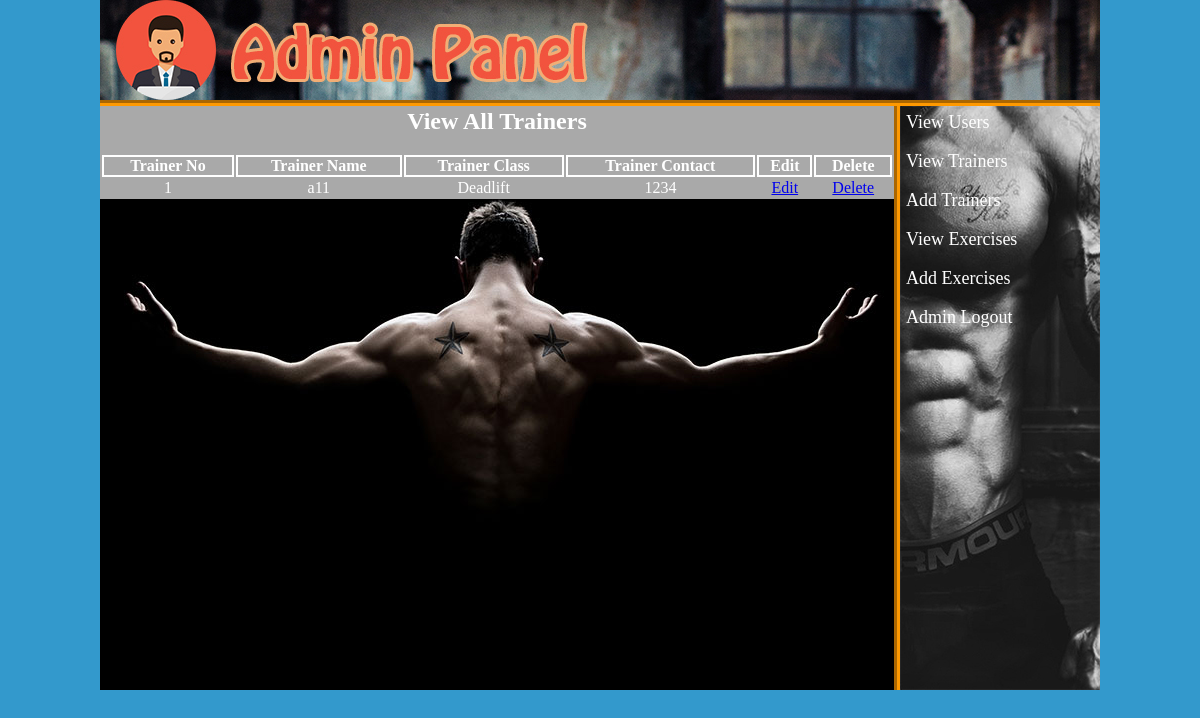
Screenshot of /admin/index.php?view_trainers (signed in) with the database file from the repository.
### tables this page shows
CREATE TABLE `trainer` (
  `tran_id` int(10) NOT NULL,
  `tran_name` varchar(20) NOT NULL,
  `tran_class` varchar(30) NOT NULL,
  `tran_contact` varchar(20) NOT NULL
);

### admin/view_trainers.php (the view, shortened to what this page needs)
<html>
<head>
</head>
<body>
	<?php
		if(isset($_GET['view_trainers'])) {
	?>
	<table align="center" width="794" style="color:white;">
		<tr align="center">
			<td colspan="6"><h2>View All Trainers</h2><br></td>
		</tr>
		<tr>
			<th>Trainer No</th>
			<th>Trainer Name</th>
			<th>Trainer Class</th>
			<th>Trainer Contact</th>
			<th>Edit</th>
			<th>Delete</th>
		</tr>
		<?php
		$i=0;
			$sel_trainer="SELECT * FROM trainer";
			$run_trainer=mysqli_query($con, $sel_trainer);
			while ($row_trainer=mysqli_fetch_array($run_trainer)) {
				$tran_id=$row_trainer['tran_id'];
				$tran_name=$row_trainer['tran_name'];
				$tran_class=$row_trainer['tran_class'];
				$tran_contact=$row_trainer['tran_contact'];
				$i++;
		?>
		<tr align="center">
			<td><?php echo $i; ?></td>
			<td><?php echo $tran_name; ?></td>
			<td><?php echo $tran_class; ?></td>
			<td><?php echo $tran_contact; ?></td>
			<td><a href="index.php?edit_tran=<?php echo $tran_id; ?>">Edit</a></td>
			<td><a href="index.php?delete_tran=<?php echo $tran_id; ?>">Delete</a></td>
		</tr>
		<?php } ?>
	</table>
	<?php }
	?>
</body>
</html>

### admin/styles/style.css (style rules this page uses)
html, body, div, span, applet, object, iframe, h1, h2, h3, h4, h5, h6, p, blockquote, pre, a, abbr, acronym, address, big, cite, code, del, dfn, em, img, ins, kbd, q, s, samp, small, strike, strong, sub, sup, tt, var, b, u, i, center, dl, dt, dd, ol, ul, li, fieldset, form, label, legend, table, caption, tbody, tfoot, thead, tr, th, td, article, aside, canvas, details, embed, figure, figcaption, footer, header, hgroup, menu, nav, output, ruby, section, summary, time, mark, audio, video { margin: 0; padding: 0; border: 0; vertical-align: baseline; }
body { background-color: #39C; background-repeat: no-repeat; }

### admin/view_trainers.php (style rules this page uses)
table { background-color: darkgrey; }
tr,th { border: 2px solid white; }

### rows the page displays
trainer: tran_name "a11", tran_class "Deadlift", tran_contact "1234"
